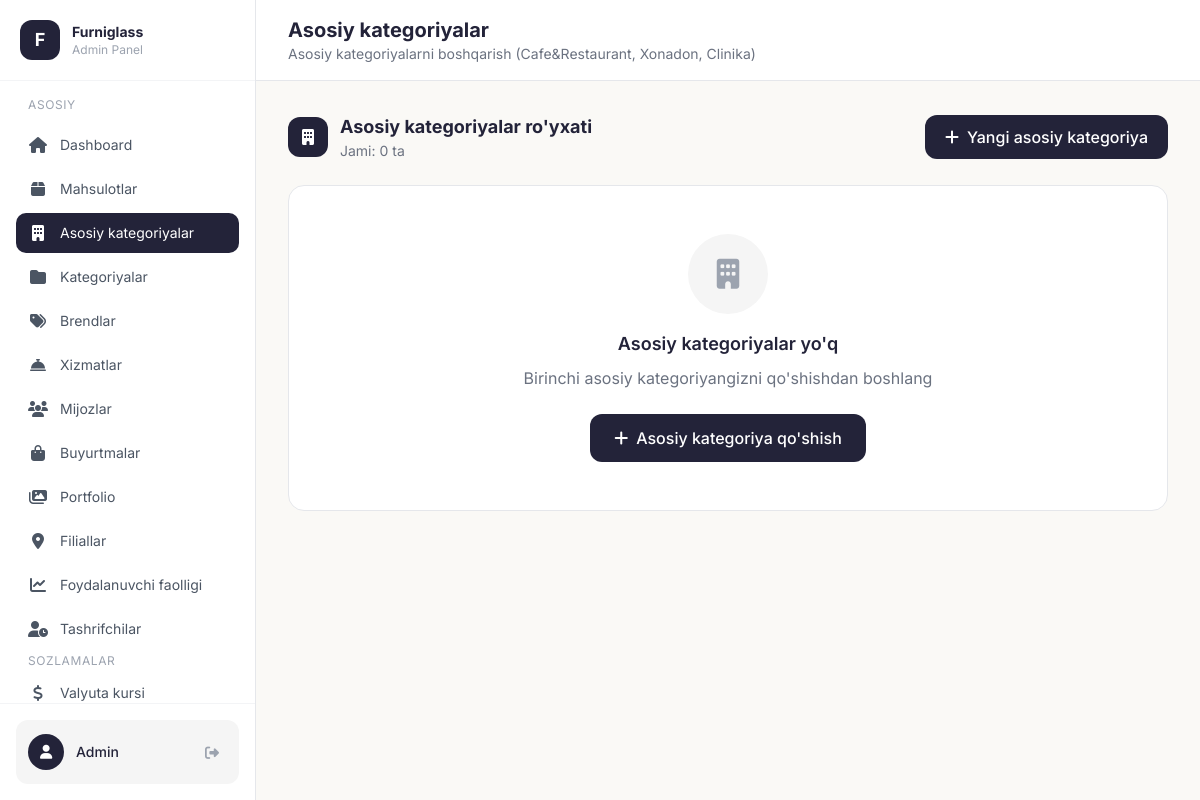
The app's page /admin/main-categories (signed in), older data.
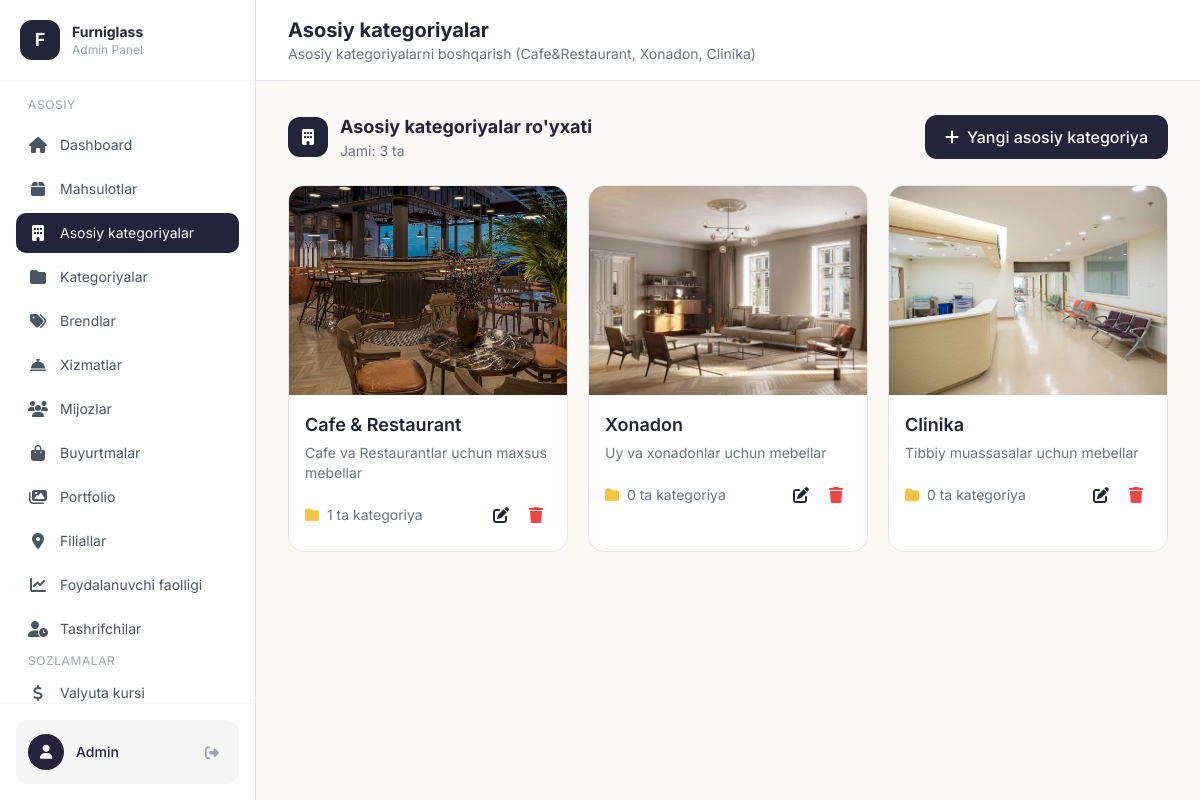
The same page, newer data.
### models.py (models this page shows, shortened)
class MainCategory(db.Model):
    id = db.Column(db.Integer, primary_key=True)
    name_uz = db.Column(db.String(200), nullable=False)
    name_ru = db.Column(db.String(200))
    name_en = db.Column(db.String(200))
    slug = db.Column(db.String(100), unique=True, nullable=False)
    description_uz = db.Column(db.Text)
    description_ru = db.Column(db.Text)
    description_en = db.Column(db.Text)
    image = db.Column(db.String(200))
    icon = db.Column(db.String(100))  # Icon nomi yoki path
    order = db.Column(db.Integer, default=0)
    created_at = db.Column(db.DateTime, default=datetime.utcnow)
    categories = db.relationship('Category', backref='main_category', lazy=True)
    reviews = db.relationship('Review', backref='main_category', lazy=True)

### app.py (the view)
@app.route('/admin/main-categories')
@login_required
def admin_main_categories():
    main_categories = MainCategory.query.order_by(MainCategory.order).all()
    return render_template('admin/main_categories.html', main_categories=main_categories)

### app.py (called while the page is built, shortened)
@login_manager.user_loader
def load_user(user_id):
    return Admin.query.get(int(user_id))

def get_exchange_rate() -> float:
    ttl = int(os.environ.get("EXCHANGE_RATE_CACHE_SECONDS", "120"))
    now = time.monotonic()
    if (
        ttl > 0
        and _EXCHANGE_RATE_CACHE["value"] is not None
        and now < _EXCHANGE_RATE_CACHE["expires_mono"]
    ):
        return _EXCHANGE_RATE_CACHE["value"]

@app.before_request
def track_user_activity():
    if request.path.startswith('/admin') or request.path.startswith('/static') or request.path.startswith('/uploads'):
        return

def get_cart():
    if 'cart' not in session:
        session['cart'] = []
    return session['cart']

def get_cart_count():
    cart = get_cart()
    return sum(item['quantity'] for item in cart)

@app.context_processor
def cart_context():
    return {'cart_count': get_cart_count()}

@app.context_processor
def currency_context():
    try:
        rate = get_exchange_rate()
    except Exception:
        rate = 12000.0
    return {'usd_rate': rate}

def get_locale():
    return session.get('lang', DEFAULT_LANGUAGE)

@app.context_processor
def language_context():
    current_lang = get_locale()
    def translate(key_path):
        """Template helper for translations"""
        return get_translation(key_path, current_lang)
    return {
        'lang': current_lang,
        'languages': SUPPORTED_LANGUAGES,
        't': translate,
        'T': TRANSLATIONS
    }

### templates/admin/main_categories.html (shortened to what this page needs)
{% extends "admin/base.html" %}
{% block page_title %}Asosiy kategoriyalar{% endblock %}
{% block page_subtitle %}Asosiy kategoriyalarni boshqarish (Cafe&Restaurant, Xonadon, Clinika){% endblock %}
{% block content %}
<div class="flex flex-col sm:flex-row sm:items-center sm:justify-between gap-4 mb-6">
    <div class="flex items-center gap-3">
        <div class="w-10 h-10 bg-[#232339] rounded-xl flex items-center justify-center">
            <i class="fas fa-building text-white"></i>
        </div>
        <div>
            <h2 class="text-lg font-bold text-[#232339]">Asosiy kategoriyalar ro'yxati</h2>
            <p class="text-sm text-gray-500">Jami: {{ main_categories|length }} ta</p>
        </div>
    </div>
    <a href="/admin/main-category/add" class="inline-flex items-center justify-center gap-2 bg-[#232339] hover:bg-black text-white px-5 py-2.5 rounded-xl font-medium transition">
        <i class="fas fa-plus"></i>
        <span>Yangi asosiy kategoriya</span>
    </a>
</div>
{% if main_categories %}
<div class="grid grid-cols-1 sm:grid-cols-2 lg:grid-cols-3 gap-5">
    {% for main_cat in main_categories %}
    <div class="bg-white rounded-2xl border border-gray-200 overflow-hidden group hover:shadow-lg hover:border-[#232339]/30 transition-all duration-300">
        <div class="aspect-[4/3] bg-[#F5F5F5] relative overflow-hidden">
            {% if main_cat.image %}
                <img src="/uploads/{{ main_cat.image }}" alt="{{ main_cat.name_uz }}" class="w-full h-full object-cover group-hover:scale-105 transition-transform duration-300">
            {% else %}
                <div class="w-full h-full flex items-center justify-center">
                    <i class="fas fa-building text-6xl text-gray-300"></i>
                </div>
            {% endif %}
        </div>
        <div class="p-4">
            <h3 class="text-lg font-semibold text-[#232339] mb-1">{{ main_cat.name_uz }}</h3>
            {% if main_cat.description_uz %}
            <p class="text-sm text-gray-500 mb-3 line-clamp-2">{{ main_cat.description_uz }}</p>
            {% endif %}
            <div class="flex items-center justify-between">
                <span class="text-sm text-gray-500">
                    <i class="fas fa-folder text-[#F5C242] mr-1"></i>
                    {{ main_cat.categories|length }} ta kategoriya
                </span>
                <div class="flex items-center gap-1">
                    <a href="/admin/main-category/{{ main_cat.id }}/edit" class="p-2 hover:bg-[#F5F5F5] text-[#232339] rounded-lg transition" title="Tahrirlash">
                        <i class="fas fa-edit"></i>
                    </a>
                    <form action="/admin/main-category/{{ main_cat.id }}/delete" method="POST" class="inline" onsubmit="return confirm('Rostdan ham o\'chirmoqchimisiz?');">
                        <button type="submit" class="p-2 hover:bg-red-50 text-red-500 rounded-lg transition" title="O'chirish">
                            <i class="fas fa-trash"></i>
                        </button>
                    </form>
                </div>
            </div>
        </div>
    </div>
    {% endfor %}
</div>
{% else %}
<div class="bg-white rounded-2xl border border-gray-200 p-12 text-center">
    <div class="w-20 h-20 bg-[#F5F5F5] rounded-full flex items-center justify-center mx-auto mb-4">
        <i class="fas fa-building text-gray-400 text-3xl"></i>
    </div>
    <h3 class="text-lg font-semibold text-[#232339] mb-2">Asosiy kategoriyalar yo'q</h3>
    <p class="text-gray-500 mb-6">Birinchi asosiy kategoriyangizni qo'shishdan boshlang</p>
    <a href="/admin/main-category/add" class="inline-flex items-center gap-2 bg-[#232339] hover:bg-black text-white px-6 py-3 rounded-xl font-medium transition">
        <i class="fas fa-plus"></i> Asosiy kategoriya qo'shish
    </a>
</div>
{% endif %}
{% endblock %}

### templates/admin/base.html (shortened to what this page needs)
<!DOCTYPE html>
<html lang="uz">
<head>
    <script src="https://cdn.tailwindcss.com"></script>
    <link rel="stylesheet" href="https://cdnjs.cloudflare.com/ajax/libs/font-awesome/6.4.0/css/all.min.css">
</head>
<body class="bg-[#FAF9F6] min-h-screen">
    <div class="flex h-screen overflow-hidden">
        <aside class="hidden lg:flex lg:flex-col w-64 bg-white border-r border-gray-200 fixed h-full z-30">
            <div class="p-5 border-b border-gray-100">
                <div class="flex items-center gap-3">
                    <div class="w-10 h-10 bg-[#232339] rounded-xl flex items-center justify-center">
                        <span class="text-white font-bold text-lg">F</span>
                    </div>
                    <div>
                        <h2 class="text-sm font-bold text-[#232339]">Furniglass</h2>
                        <p class="text-xs text-gray-400">Admin Panel</p>
                    </div>
                </div>
            </div>
            <nav class="flex-1 p-4 space-y-1 overflow-y-auto scrollbar-thin">
                <p class="text-xs text-gray-400 uppercase tracking-wider px-3 mb-3">Asosiy</p>
                <a href="/admin" class="nav-item flex items-center gap-3 px-3 py-2.5 text-gray-600 {% if request.endpoint == 'admin_dashboard' %}active{% endif %}">
                    <i class="fas fa-home w-5 text-center"></i>
                    <span class="text-sm">Dashboard</span>
                </a>
                <a href="/admin/products" class="nav-item flex items-center gap-3 px-3 py-2.5 text-gray-600 {% if request.endpoint in ['admin_products', 'admin_product_add', 'admin_product_edit'] %}active{% endif %}">
                    <i class="fas fa-box w-5 text-center"></i>
                    <span class="text-sm">Mahsulotlar</span>
                </a>
                <a href="/admin/main-categories" class="nav-item flex items-center gap-3 px-3 py-2.5 text-gray-600 {% if request.endpoint in ['admin_main_categories', 'admin_main_category_add', 'admin_main_category_edit'] %}active{% endif %}">
                    <i class="fas fa-building w-5 text-center"></i>
                    <span class="text-sm">Asosiy kategoriyalar</span>
                </a>
                <a href="/admin/categories" class="nav-item flex items-center gap-3 px-3 py-2.5 text-gray-600 {% if request.endpoint in ['admin_categories', 'admin_category_add', 'admin_category_edit'] %}active{% endif %}">
                    <i class="fas fa-folder w-5 text-center"></i>
                    <span class="text-sm">Kategoriyalar</span>
                </a>
                <a href="/admin/brands" class="nav-item flex items-center gap-3 px-3 py-2.5 text-gray-600 {% if request.endpoint in ['admin_brands', 'admin_brand_add', 'admin_brand_edit'] %}active{% endif %}">
                    <i class="fas fa-tags w-5 text-center"></i>
                    <span class="text-sm">Brendlar</span>
                </a>
                <a href="/admin/services" class="nav-item flex items-center gap-3 px-3 py-2.5 text-gray-600 {% if request.endpoint in ['admin_services', 'admin_service_add', 'admin_service_edit'] %}active{% endif %}">
                    <i class="fas fa-concierge-bell w-5 text-center"></i>
                    <span class="text-sm">Xizmatlar</span>
                </a>
                <a href="/admin/clients" class="nav-item flex items-center gap-3 px-3 py-2.5 text-gray-600 {% if request.endpoint in ['admin_clients', 'admin_client_add', 'admin_client_edit'] %}active{% endif %}">
                    <i class="fas fa-users w-5 text-center"></i>
                    <span class="text-sm">Mijozlar</span>
                </a>
                <a href="/admin/orders" class="nav-item flex items-center gap-3 px-3 py-2.5 text-gray-600 {% if request.endpoint == 'admin_orders' %}active{% endif %}">
                    <i class="fas fa-shopping-bag w-5 text-center"></i>
                    <span class="text-sm">Buyurtmalar</span>
                </a>
                <a href="/admin/portfolios" class="nav-item flex items-center gap-3 px-3 py-2.5 text-gray-600 {% if request.endpoint in ['admin_portfolios', 'admin_portfolio_add', 'admin_portfolio_edit'] %}active{% endif %}">
                    <i class="fas fa-images w-5 text-center"></i>
                    <span class="text-sm">Portfolio</span>
                </a>
                <a href="/admin/stores" class="nav-item flex items-center gap-3 px-3 py-2.5 text-gray-600 {% if request.endpoint in ['admin_stores', 'admin_store_add', 'admin_store_edit'] %}active{% endif %}">
                    <i class="fas fa-map-marker-alt w-5 text-center"></i>
                    <span class="text-sm">Filiallar</span>
                </a>
                <a href="/admin/user-activity" class="nav-item flex items-center gap-3 px-3 py-2.5 text-gray-600 {% if request.endpoint == 'admin_user_activity' %}active{% endif %}">
                    <i class="fas fa-chart-line w-5 text-center"></i>
                    <span class="text-sm">Foydalanuvchi faolligi</span>
                </a>
                <a href="/admin/first-visits" class="nav-item flex items-center gap-3 px-3 py-2.5 text-gray-600 {% if request.endpoint == 'admin_first_visits' %}active{% endif %}">
                    <i class="fas fa-user-clock w-5 text-center"></i>
                    <span class="text-sm">Tashrifchilar</span>
                </a>
                <p class="text-xs text-gray-400 uppercase tracking-wider px-3 mb-3 mt-6">Sozlamalar</p>
                <a href="/admin/settings/currency" class="nav-item flex items-center gap-3 px-3 py-2.5 text-gray-600 {% if request.endpoint == 'admin_currency_settings' %}active{% endif %}">
                    <i class="fas fa-dollar-sign w-5 text-center"></i>
                    <span class="text-sm">Valyuta kursi</span>
                </a>
            </nav>
            <div class="p-4 border-t border-gray-100">
                <div class="flex items-center justify-between p-3 rounded-xl bg-[#F5F5F5]">
                    <div class="flex items-center gap-3">
                        <div class="w-9 h-9 bg-[#232339] rounded-full flex items-center justify-center">
                            <i class="fas fa-user text-white text-sm"></i>
                        </div>
                        <span class="text-sm font-medium text-[#232339]">Admin</span>
                    </div>
                    <a href="/admin/logout" class="text-gray-400 hover:text-red-500 transition p-2" title="Chiqish">
                        <i class="fas fa-sign-out-alt text-sm"></i>
                    </a>
                </div>
            </div>
        </aside>
        <main class="flex-1 lg:ml-64 overflow-y-auto">
            <div class="hidden lg:flex items-center justify-between px-8 py-4 bg-white border-b border-gray-200 sticky top-0 z-20">
                <div>
                    <h1 class="text-xl font-bold text-[#232339]">{% block page_title %}Dashboard{% endblock %}</h1>
                    <p class="text-sm text-gray-500">{% block page_subtitle %}Xush kelibsiz{% endblock %}</p>
                </div>
            </div>
            <div class="p-4 lg:p-8 mt-14 lg:mt-0">
                {% block content %}{% endblock %}
            </div>
        </main>
    </div>
</body>
</html>

### templates/admin/base.html (style rules this page uses)
body { font-family: 'Inter', sans-serif; }
:root { --color-primary: #232339; --color-accent: #F5C242; }
.nav-item { transition: all 0.2s ease; border-radius: 10px; }
.nav-item.active { background: var(--color-primary); color: white; }

Row changes from the older to the newer data that the page shows:
added MainCategory: image (picture), name_uz "Cafe & Restaurant", description_uz "Cafe va Restaurantlar uchun maxsus mebellar", categories|length "1"
added MainCategory: image (picture), name_uz "Xonadon", description_uz "Uy va xonadonlar uchun mebellar", categories|length "0"
added MainCategory: image (picture), name_uz "Clinika", description_uz "Tibbiy muassasalar uchun mebellar", categories|length "0"
Text that changed along with them:
{{ main_categories|length }}: "0" → "3"
text no longer shown: "Asosiy kategoriyalar yo'q Birinchi asosiy kategoriyangizni qo'shishdan boshlang Asosiy kategoriya qo'shish"
